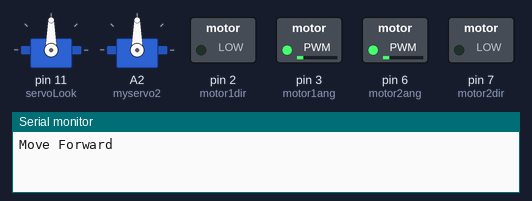
Recording of a sketch running on a simulated Arduino Uno, built with avr-gcc and run on an emulated ATmega328P. On the bench: 2 × servo, switched loads named in the sketch (green lamp = pin HIGH), the last lines printed to the serial monitor.

Above: at 0.05 s.
At 3.95 s:
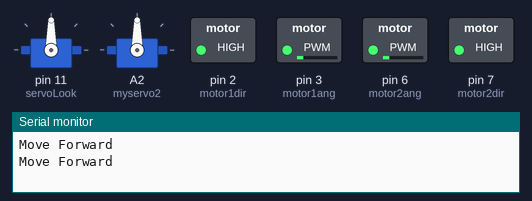
Timing chart, 0 to 4.6 s (numbered marks = the images above):
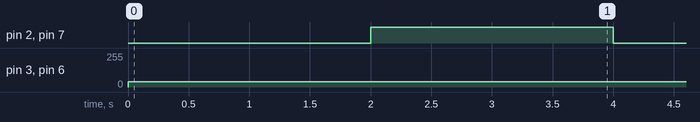

Measured:
- by itself, pin 2 (motor1dir), pin 7 (motor2dir): alternates HIGH for 2.0 s and LOW for 2.0 s
- by itself, pin 3 (motor1ang), pin 6 (motor2ang): 0/255 → 40/255 at 0.00 s

The sketch:

obstacleAvoidanceRobot-AMURoboclub.ino
```cpp
#include <Servo.h>                                //Import library to control the servo

const int motor1dir = 2;
const int motor2dir = 7;
const int motor1ang = 3;
const int motor2ang = 6;
const int gndPin = 8;
Servo servoLook;
Servo myservo2;                              // create servo object to control a servo
// twelve servo objects can be created on most boards

int pos2 = 0;    // variable to store the servo position
//Create an object to control the servo

byte trig = 13;                                    //Assign the ultrasonic sensor pins
byte echo = 5;
byte maxDist = 150;                               //Maximum sensing distance (Objects further than this distance are ignored)
byte stopDist = 50;                               //Minimum distance from an object to stop in cm
float timeOut = 2 * (maxDist + 10) / 100 / 340 * 1000000; //Maximum time to wait for a return signal

byte motorSpeed = 40;                             //The maximum motor speed
int motorOffset = 5;                             //Factor to account for one side being more powerful
int turnSpeed = 10;                               //Amount to add to motor speed when turning


void setup()
{
  Serial.begin(9600);
  pinMode(motor1dir, OUTPUT);
  pinMode(motor2dir, OUTPUT);
  pinMode(motor2ang, OUTPUT);
  pinMode(motor1ang, OUTPUT);
  digitalWrite(gndPin, LOW);
  digitalWrite(4, LOW);

  servoLook.attach(11);                           //Assign the servo pin
  myservo2.attach(A2);
  pinMode(trig, OUTPUT);                          //Assign ultrasonic sensor pin modes
  pinMode(echo, INPUT);
}

void loop()
{
  Serial.println("Move Forward");
  digitalWrite(motor1dir, LOW);
  digitalWrite(motor2dir , LOW);
  analogWrite(motor2ang , motorSpeed);
  analogWrite(motor1ang , motorSpeed);
  delay(2000);
  Serial.println("Move Forward");
  digitalWrite(motor1dir, HIGH);
  digitalWrite(motor2dir , HIGH);
  analogWrite(motor2ang , motorSpeed);
  analogWrite(motor1ang , motorSpeed);
  delay(2000);

//  //   for (pos2 = 0; pos2 <= 180; pos2 += 1) { // goes from 0 degrees to 180 degrees
//  //    // in steps of 1 degree
//  //    myservo2.write(pos2);              // tell servo to go to position in variable 'pos'
//  //    delay(15);                       // waits 15 ms for the servo to reach the position
//  //  }
//  //  for (pos2 = 180; pos2 >= 0; pos2 += 1) { // goes from 180 degrees to 0 degrees
//  //    myservo2.write(pos2);              // tell servo to go to position in variable 'pos'
//  //    delay(15);                       // waits 15 ms for the servo to reach the position
//  //  }
//  servoLook.write(90);                            //Set the servo to look straight ahead
//  delay(750);
//  int distance = getDistance();                   //Check that there are no objects ahead
//  Serial.print( "Front Distance: ");
//  Serial.println(distance);
//  Serial.print("In loop vla distance: ");
//  Serial.println(distance);
//  moveForward();
//  //Stop the motors
//  if (distance < stopDist) {
//    stopMove();
//    int turnDir = checkDirection();
//    Serial.println(turnDir);
//    moveReverse();
//                                    //Check the left and right object distances and get the turning instruction
//    switch (turnDir)                                //Turn left, turn around or turn right depending on the instruction
//    {
//      case 0:                                       //Turn left
//        Serial.println("Turn Left");
//        turnLeft (500);
//        break;
//      case 1:                                       //Turn around
//        Serial.println("Turn Around");
//        turnLeft (1000);
//        break;
//      case 2:                                       //Turn right
//        Serial.println("Turn Right");
//        turnRight (500);
//        break;
//    }
//  }
}

void accelerate()                                 //Function to accelerate the motors from 0 to full speed
{
  for (int i = 0; i < motorSpeed; i++)            //Loop from 0 to full speed
  {
    digitalWrite(motor1dir, LOW);
    digitalWrite(motor2dir , LOW);
    analogWrite(motor2ang , i);
    analogWrite(motor1ang , i + motorOffset);
    delay(10);
  }
}

void decelerate()                                 //Function to decelerate the motors from full speed to zero
{
  for (int i = motorSpeed; i != 0; i--)           //Loop from full speed to 0
  {
    digitalWrite(motor1dir, LOW);
    digitalWrite(motor2dir , LOW);
    analogWrite(motor2ang , i);
    analogWrite(motor1ang , i + motorOffset);
    delay(10);
  }
}

void moveForward()                                //Set all motors to run forward
{
  Serial.println("Move Forward");
  digitalWrite(motor1dir, LOW);
  digitalWrite(motor2dir , LOW);
  analogWrite(motor2ang , motorSpeed);
  analogWrite(motor1ang , motorSpeed);
}

void stopMove()                                   //Set all motors to stop
{
  Serial.println("Stop");
  analogWrite(motor1ang, 0);
  analogWrite(motor2ang, 0);
}

void moveReverse()                                   //Set all motors to stop
{
  Serial.println("Move Reverse");
  digitalWrite(motor1dir, HIGH);
  digitalWrite(motor2dir , HIGH);
  analogWrite(motor2ang , motorSpeed);
  analogWrite(motor1ang , motorSpeed);
  delay(1000);
}

void turnLeft(int duration)                                 //Set motors to turn left for the specified duration then stop
{
  Serial.println("Turn Left");
  digitalWrite(motor1dir, HIGH);
  digitalWrite(motor2dir , LOW);
  analogWrite(motor2ang , motorSpeed * 1.2);
  analogWrite(motor1ang , motorSpeed * 1.2);
  delay(duration);

  digitalWrite(motor1dir, LOW);
  digitalWrite(motor2dir , LOW);
  analogWrite(motor2ang , motorSpeed + motorOffset);
  analogWrite(motor1ang , motorSpeed + motorOffset);

}

void turnRight(int duration)                                //Set motors to turn right for the specified duration then stop
{
  Serial.println("Turn Right");
  digitalWrite(motor1dir, LOW);
  digitalWrite(motor2dir , HIGH);
  analogWrite(motor2ang , motorSpeed * 1.2);
  analogWrite(motor1ang , motorSpeed * 1.2);
  delay(duration);

  digitalWrite(motor1dir, LOW);
  digitalWrite(motor2dir , LOW);
  analogWrite(motor2ang , motorSpeed + motorOffset);
  analogWrite(motor1ang , motorSpeed + motorOffset);
}

int getDistance()                                   //Measure the distance to an object
{
  unsigned long pulseTime;                          //Create a variable to store the pulse travel time
  int distance;                                     //Create a variable to store the calculated distance
  digitalWrite(trig, LOW);
  delayMicroseconds(2);
  digitalWrite(trig, HIGH);                         //Generate a 10 microsecond pulse
  delayMicroseconds(10);
  digitalWrite(trig, LOW);
  pulseTime = pulseIn(echo, HIGH, timeOut);         //Measure the time for the pulse to return
  Serial.print("Pulse Time: ");
  Serial.println(pulseTime);
  distance = 2 * pulseTime * 0.034 / 2;   //Calculate the object distance based on the pulse time

  return distance;
}

int checkDirection()                                            //Check the left and right directions and decide which way to turn
{
  int distances [2] = {0, 0};                                   //Left and right distances
  int turnDir = 1;                                              //Direction to turn, 0 left, 1 reverse, 2 right
  servoLook.write(180);                                         //Turn servo to look left
  delay(1000);
  distances [0] = getDistance();
  Serial.print( "Left Distance: ");
  Serial.println(distances[0]);
  delay(1500);                                                 //Get the left object distance
  servoLook.write(20);                                           //Turn servo to look right
  delay(1000);
  distances [1] = getDistance();                                //Get the right object distance
  Serial.print( "Right Distance: ");
  Serial.println(distances[1]);
  delay(1500);
  if (distances[0] >= 200 && distances[1] >= 200)               //If both directions are clear, turn left
    turnDir = 0;
  else if (distances[0] <= stopDist && distances[1] <= stopDist) //If both directions are blocked, turn around
    turnDir = 1;
  else if (distances[0] >= distances[1])                        //If left has more space, turn left
    turnDir = 0;
  else if (distances[0] < distances[1])                         //If right has more space, turn right
    turnDir = 2;
  return turnDir;
}
```
